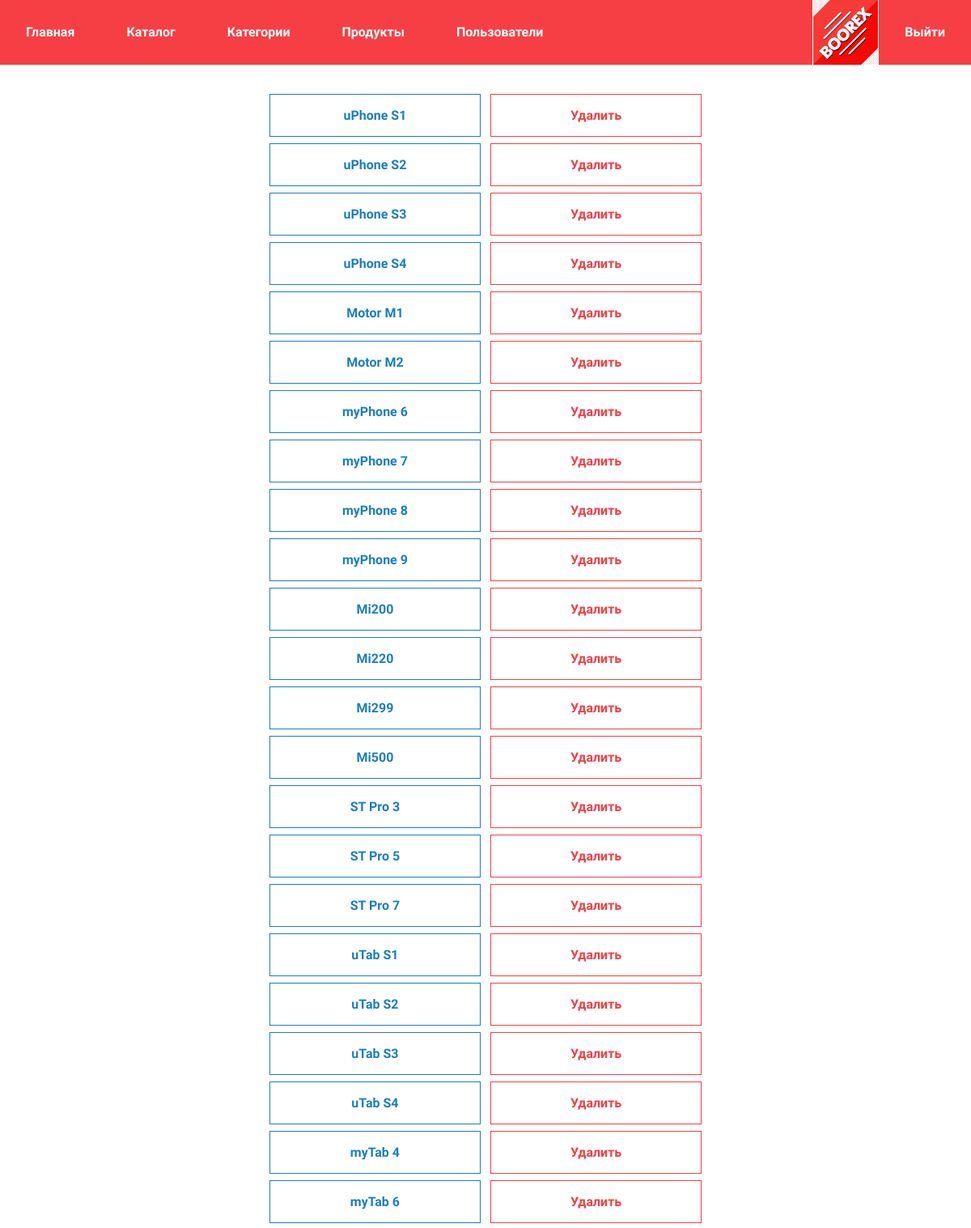
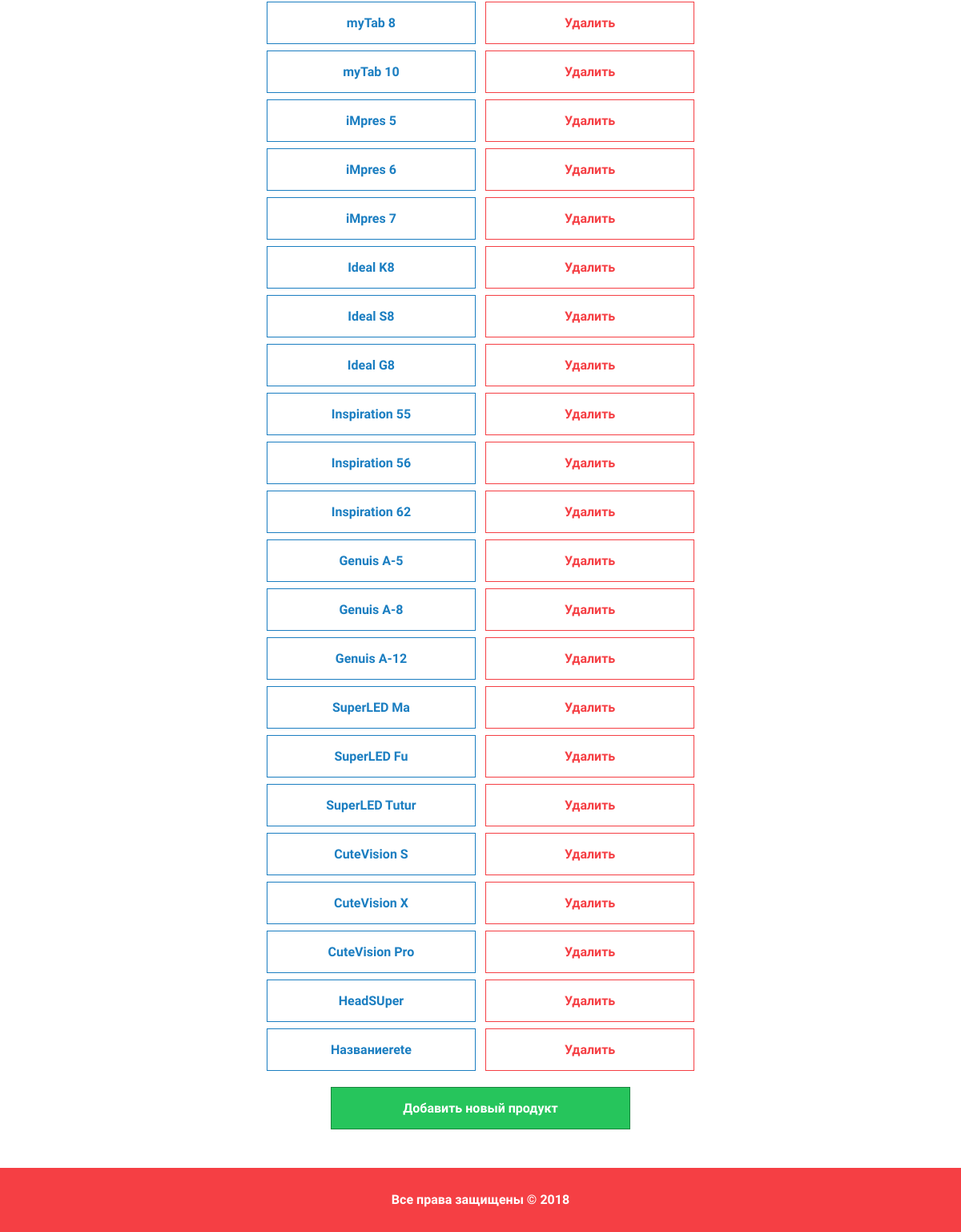
The page /admin/re_product (signed in) on the database its author committed (2 pictures, top to bottom).
### tables this page shows
CREATE TABLE IF NOT EXISTS `products` (
  `product_id` int(11) NOT NULL AUTO_INCREMENT,
  `product_name` varchar(50) NOT NULL,
  `product_image` varchar(50) NOT NULL DEFAULT 'no_image.png',
  `product_brand_id` varchar(50) NOT NULL,
  `product_text_small` text NOT NULL,
  `product_text` text,
  `product_price` int(10) unsigned NOT NULL DEFAULT '0',
  `product_quantity` int(10) unsigned NOT NULL DEFAULT '0',
  `product_seo_title` varchar(50) NOT NULL,
  `product_seo_description` varchar(50) NOT NULL,
  `product_seo_keywords` varchar(50) NOT NULL,
  `status` smallint(2) unsigned NOT NULL DEFAULT '1',
  PRIMARY KEY (`product_id`)
);

### index.php (called while the page is built, shortened)
<?php
    require_once DIR_CORE.'database.php';
    require_once DIR_CORE.'route.php';
    $router = new Route;
    if(isset($_GET['_route_']))
    {
        $controller = $router->get_controller($_GET['_route_']);
    }
    else
    {
        $controller = 'main';
    }
    $router->assembler($controller);

### core/database.php (called while the page is built, shortened)
<?php
class Database
{
    public $db;
    public function __construct()
    {
        $this->db = mysqli_connect(HOST,USER,PASSWORD,DATABASE);
        return $this->db;
    }
    public function DB_GetSomeLines($sql)
    {
        $res = mysqli_query($this->db, $sql);
        if(!$res)
        {
            return array();
        }
        else
        {
            while ($row = mysqli_fetch_assoc($res))
            {
                $res_row[] = $row;
            }
        }
        return $res_row;
    }
}

### app/controller/admin.php (called while the page is built, shortened)
<?php
class Admin
{
    public $adminModel;
    public function __construct()
    {
        $this->adminModel = new AdminModel;
        $this->arr_categories = $this->adminModel->getCategories_info();
        $this->arr_brands = $this->adminModel->getBrands_info();
        if ($_SESSION['authorized'] == 'admin')
        {
            switch ($_POST['edit_id'])
            {
                case 2:
                    if ($_POST['type'] == 0) {$this->showProduct_editPage();}
                    else {$this->showProduct_addPage();}
                    break;
            }
        }
        else
        {
            $this->template="default/errors/404";
        }
    }
    public function showProduct_editPage()
    {
        $this->products_info = $this->adminModel->getProducts_info();
    }
}
$obj_Admin = new Admin;
$products_info = $obj_Admin->products_info;

### app/model/admin.php (called while the page is built, shortened)
<?php
class Admin extends Database
{
    public function getCategories_info()
    {
        $query = "SELECT category_id, category_name FROM categories";
        return $this->DB_GetSomeLines($query);
    }
    public function getBrands_info()
    {
        $query = "SELECT brand_id, brand_name FROM brands";
        return $this->DB_GetSomeLines($query);
    }
    public function getProducts_info()
    {
        $query = "SELECT product_id, product_name FROM products";
        return $this->DB_GetSomeLines($query);
    }
}

### app/view/admin/re_product.php (the view)
<div class="content__admin">
<?php
foreach ($products_info as $product)
{
    echo "<a class='admin__item-name' href='?edit=" . $product['product_id'] . "'>" . $product['product_name'] . "</a> ";
    echo "<a class='admin__item-del' href='?del=" . $product['product_id'] . "'>Удалить</a><br>";
}
?>
<a class="admin__item-add" href="add_product">Добавить новый продукт</a>
</div>

### css/style.css (style rules this page uses)
* { font-size:16px;margin:0;padding:0;font-family:Comfortaa;color:#333 }
a { text-decoration:none }
.content__admin { padding:1em }
.admin__item-name { margin:.25em;color:#1b7ec1;display:inline-block;width:20%;font-weight:700;padding:1em;border:1px solid #1b7ec1 }
.admin__item-del { margin:.25em;display:inline-block;width:20%;font-weight:700;padding:1em;border:1px solid #f53f44;color:#f53f44 }
.admin__item-add { margin:1em auto;display:block;width:30%;font-weight:700;padding:1em;background:#26c55c;border:1px solid #1a853e;color:#fff }

### rows shown on the page
products: product_name "uPhone S1"
products: product_name "uPhone S2"
products: product_name "uPhone S3"
products: product_name "uPhone S4"
products: product_name "Motor M1"
products: product_name "Motor M2"
products: product_name "myPhone 6"
products: product_name "myPhone 7"
products: product_name "myPhone 8"
products: product_name "myPhone 9"
products: product_name "Mi200"
products: product_name "Mi220"
products: product_name "Mi299"
products: product_name "Mi500"
products: product_name "ST Pro 3"
products: product_name "ST Pro 5"
products: product_name "ST Pro 7"
products: product_name "uTab S1"
products: product_name "uTab S2"
products: product_name "uTab S3"
products: product_name "uTab S4"
products: product_name "myTab 4"
products: product_name "myTab 6"
products: product_name "myTab 8"
products: product_name "myTab 10"
products: product_name "iMpres 5"
products: product_name "iMpres 6"
products: product_name "iMpres 7"
products: product_name "Ideal K8"
products: product_name "Ideal S8"
products: product_name "Ideal G8"
products: product_name "Inspiration 55"
products: product_name "Inspiration 56"
products: product_name "Inspiration 62"
products: product_name "Genuis A-5"
products: product_name "Genuis A-8"
products: product_name "Genuis A-12"
products: product_name "SuperLED Ma"
products: product_name "SuperLED Fu"
products: product_name "SuperLED Tutur"
products: product_name "CuteVision S"
products: product_name "CuteVision X"
products: product_name "CuteVision Pro"
products: product_name "HeadSUper"
products: product_name "Названиеrete"
